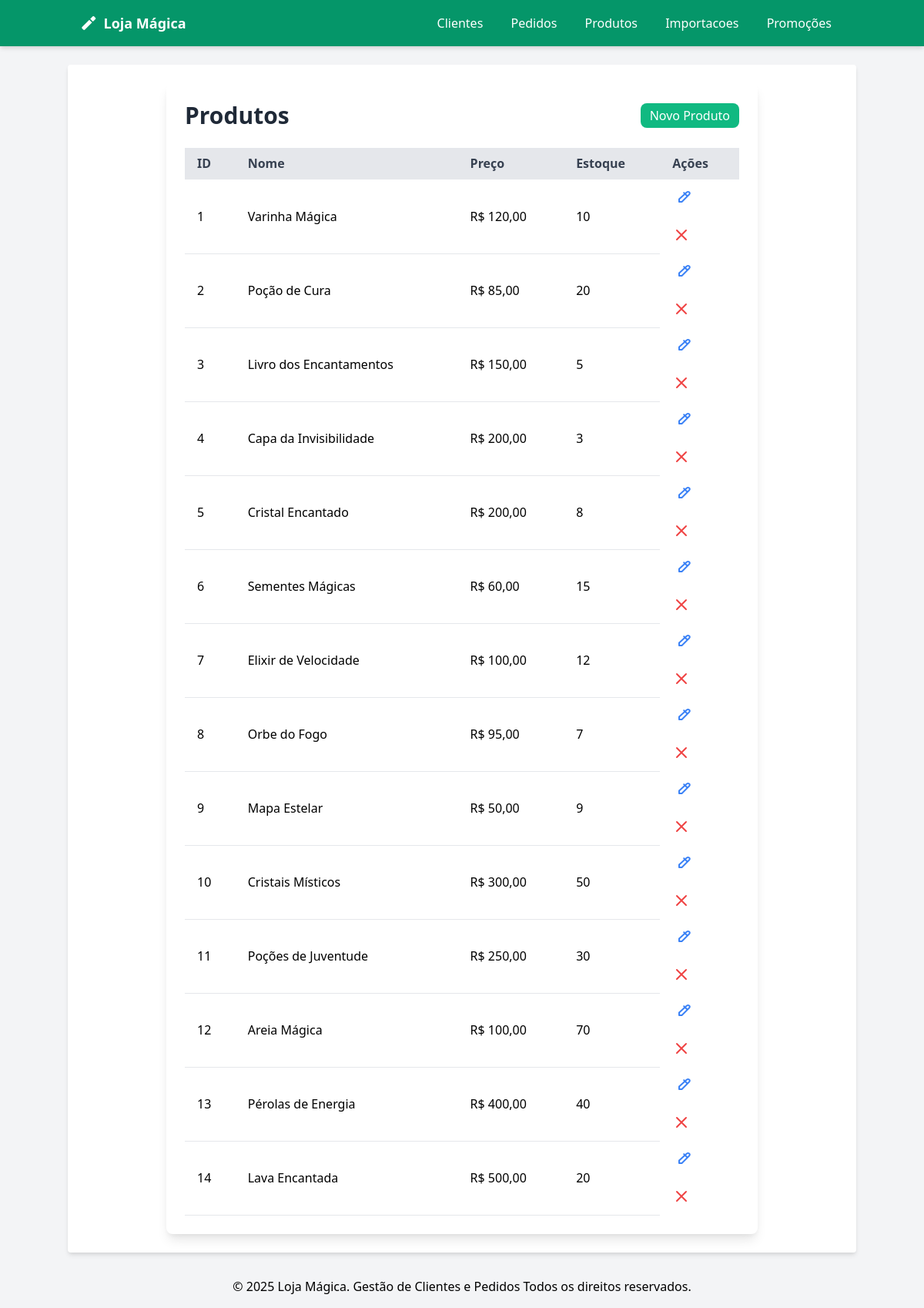
/produtos, run on the app's committed database.
### tables this page shows
create table produtos
(
    id        int auto_increment
        primary key,
    nome      varchar(255)                          not null,
    descricao text                                  null,
    preco     decimal(10, 2)                        not null,
    estoque   int                                   not null,
    criado_em timestamp default current_timestamp() not null
);

### src/Core/Request.php (called while the page is built, shortened)
<?php
class Request
{
    private $method;
    public function __construct()
    {
        $this->method = $_SERVER['REQUEST_METHOD'];
    }
    public function getUri()
    {
        $uri = parse_url($_SERVER['REQUEST_URI'], PHP_URL_PATH);
        return trim($uri, '/');
    }
    public function getMethod()
    {
        return $this->method;
    }
}

### src/Utils/View.php (called while the page is built, shortened)
<?php
function view($page, $params = [])
{
    return include __DIR__ . '/../Views/' . $page . '.php';
}

### src/Controllers/ProdutoController.php (called while the page is built, shortened)
<?php
class ProdutoController
{
    public function index()
    {
        view('/produtos/index', [
            'produtos' => Produto::all()
        ]);
    }
}

### public/index.php (called while the page is built, shortened)
<?php
require '../src/Views/layouts/app.php';
?>

### src/Models/Model.php (called while the page is built, shortened)
<?php
abstract class Model
{
    public static function all()
    {
        $con = Connection::getConn();
        $sql = "SELECT * FROM " . (new static)->table . " ORDER BY id ASC";
        $sql = $con->prepare($sql);
        $sql->execute();
        $resultado = array();
        while ($row = $sql->fetchObject(get_class(new static))) {
            $resultado[] = $row;
        }
        return $resultado;
    }
}

### src/Views/produtos/index.php (the view)
<div class="max-w-3xl mx-auto bg-white p-6 rounded-lg shadow-lg">
    <div class="flex justify-between items-center mb-6">
        <h1 class="text-3xl font-bold text-gray-800">Produtos</h1>
        <a href="/produtos/create" class="button bg-green-500 text-white px-3 py-1 rounded-lg hover:bg-green-600 transition">Novo Produto</a>
    </div>
    <div class="overflow-x-auto">
        <table class="min-w-full bg-white">
            <thead>
                <tr class="bg-gray-200 text-gray-700">
                    <th class="py-2 px-4 border-b border-gray-200 text-left">ID</th>
                    <th class="py-2 px-4 border-b border-gray-200 text-left">Nome</th>
                    <th class="py-2 px-4 border-b border-gray-200 text-left">Preço</th>
                    <th class="py-2 px-4 border-b border-gray-200 text-left">Estoque</th>
                    <th class="py-2 px-4 border-b border-gray-200 text-left">Ações</th>
                </tr>
            </thead>
            <tbody>
                <?php foreach ($produtos as $produto): ?>
                    <tr>
                        <td class="py-2 px-4 border-b border-gray-200"><?= $produto->id ?></td>
                        <td class="py-2 px-4 border-b border-gray-200"><?= $produto->nome ?></td>
                        <td class="py-2 px-4 border-b border-gray-200">R$ <?= number_format($produto->preco, 2, ',', '.') ?></td>
                        <td class="py-2 px-4 border-b border-gray-200"><?= $produto->estoque ?></td>
                        <td class="py-3 px-4 ">
                        <a href="/produtos/edit/<?= $produto->id ?>" class="text-blue-500 hover:text-blue-700 transition">
                            <svg xmlns="http://www.w3.org/2000/svg" fill="none" viewBox="0 0 24 24" stroke="currentColor" class="h-6 w-6">
                                <path stroke-linecap="round" stroke-linejoin="round" stroke-width="2" d="M15.232 5.232l3.536 3.536M9 13.5V17h3.5l9.5-9.5a2.121 2.121 0 00-3-3L9 13.5z" />
                            </svg>
                        </a>
                        <a href="/produtos/deleteview/<?= $produto->id ?>" class="text-red-500 hover:text-red-700 transition ml-2">
                            <svg xmlns="http://www.w3.org/2000/svg" fill="none" viewBox="0 0 24 24" stroke="currentColor" class="h-6 w-6">
                                <path stroke-linecap="round" stroke-linejoin="round" stroke-width="2" d="M6 18L18 6M6 6l12 12" />
                            </svg>
                        </a>
                    </td>
                    </tr>
                <?php endforeach; ?>
            </tbody>
        </table>
    </div>
</div>
</div>
</body>
</html>

### src/Core/Router.php (shortened to what this page needs)
<?php
class Router
{
    protected $routes = [];
    public function addRoute($method, $uri, $action, $name = null)
    {
        $this->routes[] = [
            'method' => $method,
            'uri' => $uri,
            'action' => $action,
            'name' => $name,
        ];
    }
    public function dispatch(Request $request)
    {
        $uri = $request->getUri();
        $method = $request->getMethod();
        foreach ($this->routes as $route) {
            if ($route['method'] === $method) {
                $pattern = preg_replace('/\{([^\/]+)\}/', '(?P<\1>[^\/]+)', $route['uri']);
                $pattern = "@^" . $pattern . "$@D";
                if (preg_match($pattern, $uri, $matches)) {
                    $action = $route['action'][1];
                    $params = array_filter($matches, 'is_string', ARRAY_FILTER_USE_KEY);
                    if (empty($params)) {
                        $params = [$request];
                    }
                    call_user_func_array([new $controller, $action], array_values($params));
                    return;
                }
            }
        }
    }
}

### data on the page
produtos: id "1", nome "Varinha Mágica", preco "120,00", estoque "10"
produtos: id "2", nome "Poção de Cura", preco "85,00", estoque "20"
produtos: id "3", nome "Livro dos Encantamentos", preco "150,00", estoque "5"
produtos: id "4", nome "Capa da Invisibilidade", preco "200,00", estoque "3"
produtos: id "5", nome "Cristal Encantado", preco "200,00", estoque "8"
produtos: id "6", nome "Sementes Mágicas", preco "60,00", estoque "15"
produtos: id "7", nome "Elixir de Velocidade", preco "100,00", estoque "12"
produtos: id "8", nome "Orbe do Fogo", preco "95,00", estoque "7"
produtos: id "9", nome "Mapa Estelar", preco "50,00", estoque "9"
produtos: id "10", nome "Cristais Místicos", preco "300,00", estoque "50"
produtos: id "11", nome "Poções de Juventude", preco "250,00", estoque "30"
produtos: id "12", nome "Areia Mágica", preco "100,00", estoque "70"
produtos: id "13", nome "Pérolas de Energia", preco "400,00", estoque "40"
produtos: id "14", nome "Lava Encantada", preco "500,00", estoque "20"
